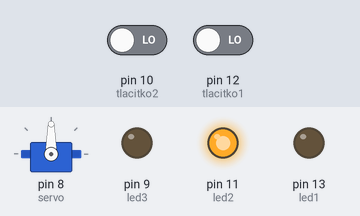
Recording of a sketch running on a simulated Arduino Uno, built with avr-gcc and run on an emulated ATmega328P. Parts: servo, output pins drawn as LEDs (lit = HIGH). Inputs (shaded band) come from the test bench; at power-on: pin 10 (tlacitko2) LOW, pin 12 (tlacitko1) LOW.

Above: at 1.2 s.
1.3 s: pin 10 (tlacitko2) driven HIGH
At 2.2 s:
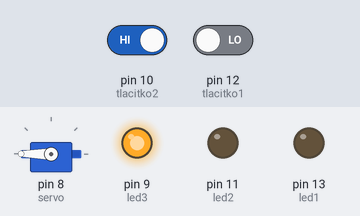
2.8 s: pin 12 (tlacitko1) driven HIGH
At 3.4 s:
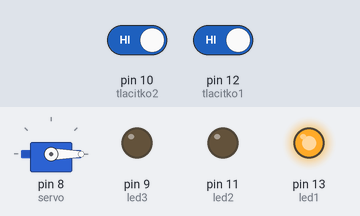
4.3 s: pin 12 (tlacitko1) driven LOW
At 5.5 s:
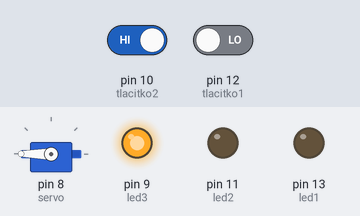
5.8 s: pin 10 (tlacitko2) driven LOW
At 6.9 s:
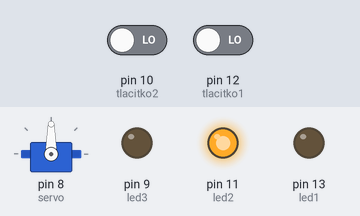
Timing chart, 0 to 8.3 s (numbered marks = the images above; inputs shaded):
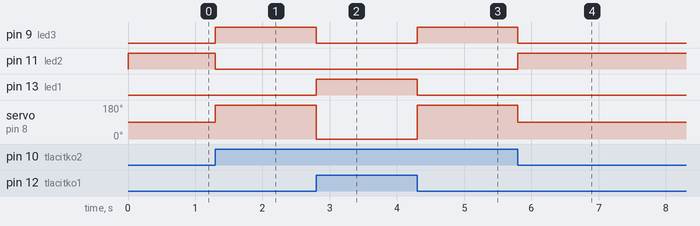

The sketch:

servo_led.ino
```cpp
#include <Servo.h>

int led1 = 13;
int tlacitko1 = 12;
int led2 = 11;
int tlacitko2 = 10;
int led3 = 9;

int servo = 8;
Servo myservo;

void setup() {
  // put your setup code here, to run once:
  pinMode(led1, OUTPUT);
  pinMode(tlacitko1, INPUT);

  pinMode(led2, OUTPUT);
  pinMode(tlacitko2, INPUT);

  pinMode(led3, OUTPUT);

  myservo.attach(servo);
}

void loop() {
  // put your main code here, to run repeatedly:

  int stisknuto1 = digitalRead(tlacitko1);
  int stisknuto2 = digitalRead(tlacitko2);

  if(stisknuto1 == HIGH)
  {
    digitalWrite(led1, HIGH);
    digitalWrite(led2, LOW);
    digitalWrite(led3, LOW);
    myservo.write(0);
  }
  else if(stisknuto2 == HIGH)
  {
    digitalWrite(led3, HIGH);
    digitalWrite(led1, LOW);
    digitalWrite(led2, LOW);
    myservo.write(180);
  }
  else
  {
    digitalWrite(led2, HIGH);
    digitalWrite(led1, LOW);
    digitalWrite(led3, LOW);
    myservo.write(90);
  }

}
```

Measured:
- after the input at 1.3 s, pin 9 (led3): LOW → HIGH at once; pin 11 (led2): HIGH → LOW at once; servo on pin 8 (servo): 90° → 180° at once
- after the input at 2.8 s, pin 9 (led3): HIGH → LOW at once; pin 13 (led1): LOW → HIGH at once; servo on pin 8 (servo): 180° → 0° at once
- after the input at 4.3 s, pin 9 (led3): LOW → HIGH at once; pin 13 (led1): HIGH → LOW at once; servo on pin 8 (servo): 0° → 180° at once
- after the input at 5.8 s, pin 9 (led3): HIGH → LOW at once; pin 11 (led2): LOW → HIGH at once; servo on pin 8 (servo): 180° → 90° at once
